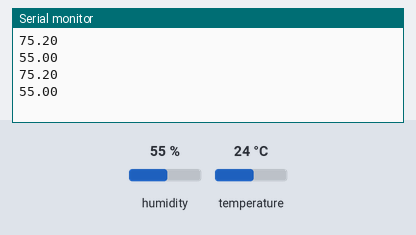
Simulated run of this sketch. Board: Arduino Uno, built with avr-gcc and run on an emulated ATmega328P. Parts: the last lines printed to the serial monitor. The inputs (shaded band) are chosen by the test bench; at power-on: humidity 55 %, temperature 24 °C. No radio packets arrive unless stated.

Above: at 5.3 s.
5.4 s: humidity set to 22 %
At 8.0 s:
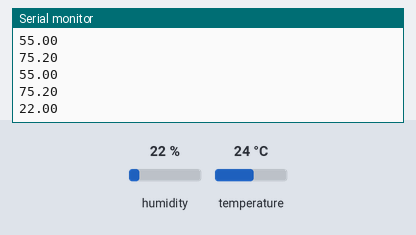
9.0 s: temperature set to 12 °C
At 10.9 s:
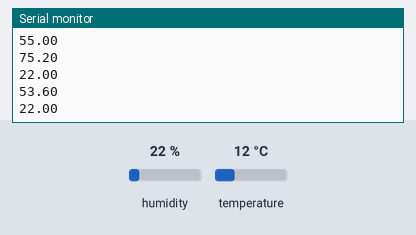
12.6 s: humidity set to 40 %
At 15.5 s:
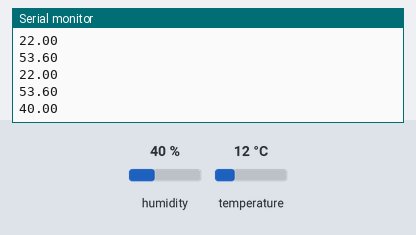
Timing chart, 0 to 17.0 s (numbered marks = the images above; inputs shaded):
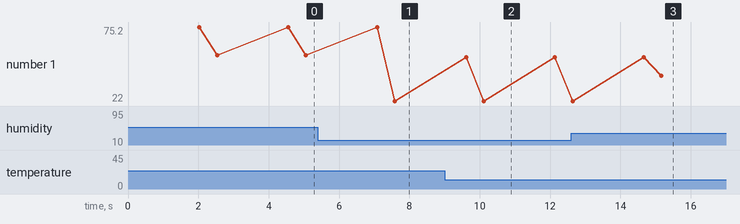

Measured:
- after the input at 5.4 s, the serial monitor: prints a new line after 2.2 s (image 1)
- after the input at 9.0 s, the serial monitor: prints a new line after 0.61 s (image 2)
- after the input at 12.6 s, the serial monitor: prints a new line after 2.6 s (image 3)
- plotted number 1: 55 → 22 after the input at 5.4 s, 22 → 53.6 after the input at 9.0 s, 53.6 → 40 after the input at 12.6 s

The sketch:

nrf_tx_tutorial.ino
```cpp
#include <SPI.h>
#include <RF24.h>
#include <nRF24L01.h>
#include <DHT.h>
#include <stdlib.h>

#define DHTTYPE DHT11
#define DHT11PIN 3
RF24 radio(8,9);  // CE, CSN
const byte address[10] = "ADDRESS01";
const int tempPin=2;       // DHT11 at digital pin 2
float temp;
float hum;

DHT dht(DHT11PIN, DHTTYPE);

void setup() {
  // put your setup code here, to run once:
  Serial.begin(9600);
  radio.begin();
  radio.openWritingPipe(address);
  radio.setPALevel(RF24_PA_MIN);
  radio.stopListening();
  dht.begin();

}

void loop() {
  // put your main code here, to run repeatedly:
  delay(2000);
  temp = dht.readTemperature(true);
  hum = dht.readHumidity();
  char txt[10] = "";
  dtostrf(temp, 4, 2, txt);

  Serial.println(txt);
  radio.write(&txt, sizeof(txt));
  delay(500);
  txt[10] = "";
  dtostrf(hum, 4, 2, txt);

  Serial.println(txt);
  radio.write(&txt, sizeof(txt));


}
```
